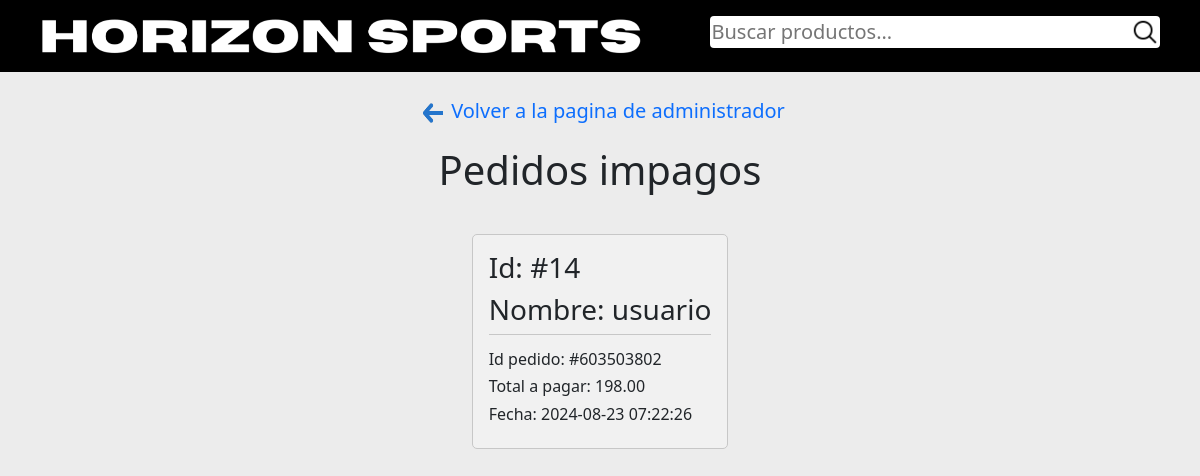
/pagina/admin/cuentas_estado/cuentas_estado.php (signed in), run on the app's committed database.
### tables this page shows
CREATE TABLE IF NOT EXISTS `pedidos` (
  `id_pedido` bigint(11) NOT NULL,
  `id_usuario` int(11) NOT NULL,
  `total` decimal(10,2) NOT NULL,
  `estado` varchar(50) NOT NULL DEFAULT 'pendiente',
  `pago` varchar(100) NOT NULL DEFAULT 'si',
  `fecha` timestamp NOT NULL DEFAULT CURRENT_TIMESTAMP,
  PRIMARY KEY (`id_pedido`)
);

CREATE TABLE IF NOT EXISTS `usuarios` (
  `id_usuario` int(100) NOT NULL AUTO_INCREMENT,
  `nombre` varchar(50) NOT NULL,
  `email` text NOT NULL,
  `password` text NOT NULL,
  `permisos` varchar(20) NOT NULL,
  `domicilio` text NOT NULL,
  `codigo_postal` int(10) NOT NULL,
  `recibe` text NOT NULL,
  `telefono` varchar(20) NOT NULL,
  `DNI` int(50) NOT NULL,
  PRIMARY KEY (`id_usuario`)
);

### pagina/admin/cuentas_estado/cuentas_estado.php (the view, shortened to what this page needs)
<!DOCTYPE html>
<html lang="es">
<head>
    <link
        href="https://cdn.jsdelivr.net/npm/bootstrap@5.3.3/dist/css/bootstrap.min.css"
        rel="stylesheet"
 />
    <link href="https://fonts.cdnfonts.com/css/horizon" rel="stylesheet" />
    <link href="https://fonts.cdnfonts.com/css/codec-pro" rel="stylesheet" />
    <link rel="stylesheet" href="../admin.css" />
    <link rel="stylesheet" href="cuentas.css">
</head>
<body>
    <header
        class="d-flex justify-content-center align-items-center flex-column w-100 bg-black p-3 flex-lg-row justify-content-lg-around">
        <img src="../../imgs/horizonsports.png" alt="horizonsports" />
        <form
            action="#"
            method="GET"
            class="d-flex justify-content-center align-items-center flex-row mb-2 rounded-1 w-100">
            <input type="search" name="buscar" placeholder="Buscar productos..." />
            <button class="rounded-5">
                <img src="../../imgs/lupa.png" alt="lupa.png" class="p-0 m-0" />
            </button>
        </form>
    </header>
    <a
        href="../pagina_admin.php"
        class="regresar m-3 mt-4 ps-2 gap-2 d-flex justify-content-center"><img src="../../imgs/flecha-reversa.png" alt="flechita" />
        <p class="p-0 m-0 mb-1">Volver a la pagina de administrador</p>
    </a>
    <div class="container d-flex justify-content-center align-items-center mt-3 mb-3 gap-3 flex-column">
        <h1>Pedidos impagos</h1>
        <div class="d-flex justify-content-center align-items-center mt-3 mb-3 gap-3 flex-wrap">
            <?php
            include("../../conexion.php");
            $sql_usuario = "SELECT id_usuario, nombre FROM `usuarios`";
            $resultado_usuario = $conn->query($sql_usuario);
            if ($resultado_usuario->num_rows > 0) {
                while ($fila_usuario = $resultado_usuario->fetch_assoc()) {
                    $id_usuario = $fila_usuario['id_usuario'];
                    $nombre = $fila_usuario['nombre'];
                    $sql_pedido = "SELECT id_pedido, total, pago, fecha FROM `pedidos` WHERE id_usuario = '$id_usuario'";
                    $resultado_pedido = $conn->query($sql_pedido);
                    if ($resultado_pedido->num_rows > 0) {
                        while ($fila_pedido = $resultado_pedido->fetch_assoc()) {
                            $id_pedido = $fila_pedido['id_pedido'];
                            $total = $fila_pedido['total'];
                            $pago = $fila_pedido['pago'];
                            $fecha = $fila_pedido['fecha'];
                            if ($pago == "No") {
            ?>
                                <div class="d-flex justify-content-center align-content-center flex-column p-3 tarjeta-cuenta">
                                    <div class="div-cuenta-usuario">
                                        <h3>Id: #<?php echo htmlspecialchars($id_usuario); ?></h3>
                                        <h3>Nombre: <?php echo htmlspecialchars($nombre); ?></h3>
                                    </div>
                                    <h6>Id pedido: #<?php echo htmlspecialchars($id_pedido); ?></h6>
                                    <h6>Total a pagar: <?php echo htmlspecialchars($total); ?></h6>
                                    <h6>Fecha: <?php echo htmlspecialchars($fecha); ?></h6>
                                </div>
                        <?php
                            }
                        }
                        ?>
            <?php
                    }
                }
            }
            ?>
        </div>
    </div>
</body>
</html>

### pagina/admin/admin.css (style rules this page uses)
body { background: rgb(236, 236, 236); font-family:'Segoe UI', Tahoma, Geneva, Verdana, sans-serif; }
header { gap: 20px; }
header img { width: 100%; max-width: 600px; }
header form { background: white; max-width: 450px; }
header form input { font-size: 20px; width: 100%; background: none; border: none; }
header form button { cursor: pointer; border: none; background: white; padding: 0; }
header form img { width: 30px; height: 30px; }
.regresar { text-decoration: none; }
.regresar p { font-size: 20px; }
.regresar img { padding: 0; margin: 0; width: 20px; }

### pagina/admin/cuentas_estado/cuentas.css (style rules this page uses)
.tarjeta-cuenta { border-radius: 5px; border: 1px solid rgb(199, 199, 199); background: rgb(241, 241, 241); }
.div-cuenta-usuario { border-bottom: 1px solid rgb(199, 199, 199); margin-bottom: 15px; }

### data on the page
pedidos: id_usuario.id_usuario "14", id_usuario.nombre "usuario", id_pedido "603503802", total "198.00", fecha "2024-08-23 07:22:26"
